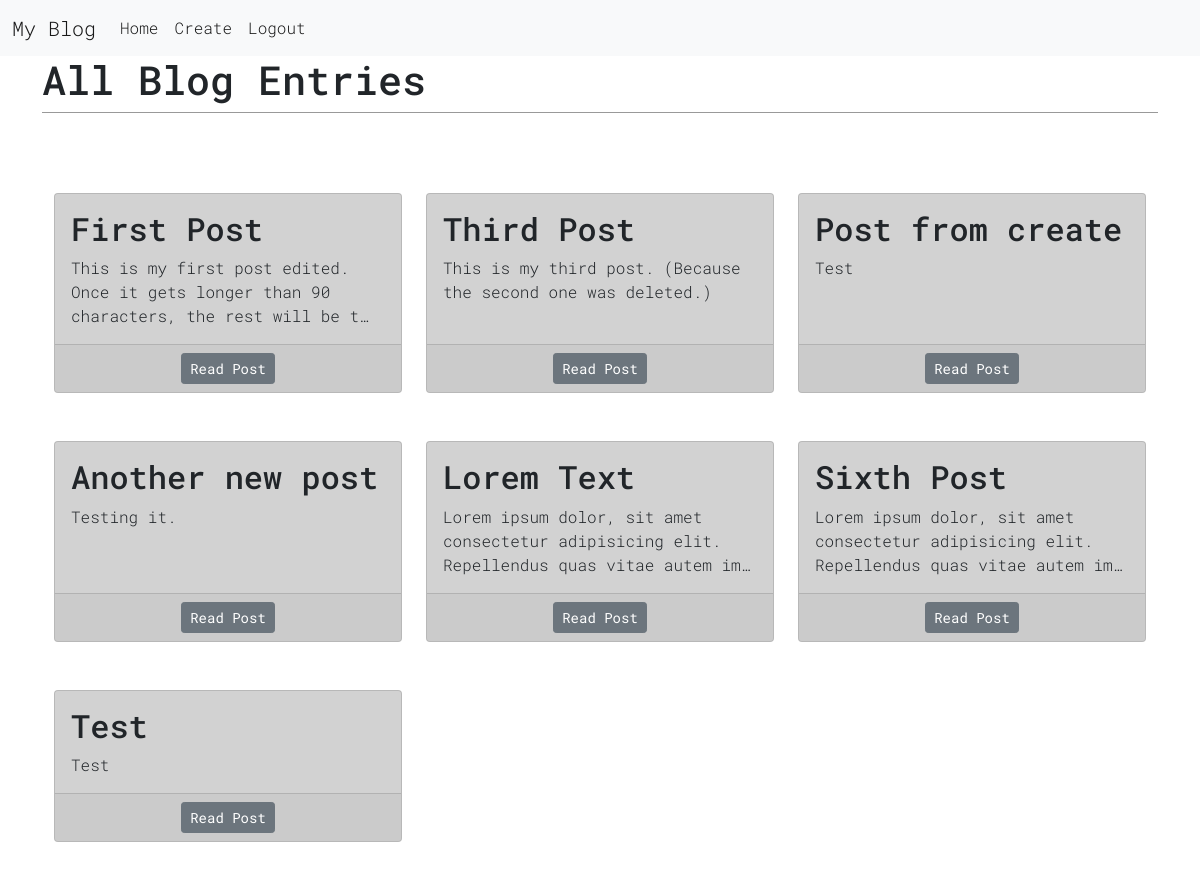
The app's page / (signed in) with its own data.
### blog/models.py (models this page shows, shortened)
class Post(models.Model):
    title = models.CharField(max_length=200)
    author = models.ForeignKey("auth.User", on_delete=models.CASCADE)
    body = models.TextField()

### blog/views.py (the view)
# urls.py: path("", BlogListView.as_view(), name="home"),
class BlogListView(ListView):
    model = Post
    template_name = "home.html"

### templates/home.html (shortened to what this page needs)
{% extends 'base.html' %}
{% load mathfilters %}
{% block content %}
    <div class="container">
        <header>
            <h1>All Blog Entries</h1>
        </header>
        <div class="container">
            <div class="row justify-content-start">
                {% for post in object_list %}
                    {% if forloop.counter|sub:1|divisibleby:3 %}
                    </div>
                    <div class="row justify-content-start">
                        <div class="col-4">
                            <div class="card">
                                <div class="card-body post-entry">
                                    <h2 class="card-title">{{ post.title }}</h2>
                                    <p class="card-text">{{ post.body|truncatechars:90 }}</p>
                                </div>
                                <div class="card-footer text-center">
                                    <a class="btn btn-secondary btn-sm" href="{% url 'post_detail' post.pk %}">Read Post</a>
                                </div>
                            </div>
                        </div>
                    {% else %}
                        <div class="col-4">
                            <div class="card">
                                <div class="card-body post-entry">
                                    <h2 class="card-title">{{ post.title }}</h2>
                                    <p class="card-text">{{ post.body|truncatechars:90 }}</p>
                                </div>
                                <div class="card-footer text-center">
                                    <a class="btn btn-secondary btn-sm" href="{% url 'post_detail' post.pk %}">Read Post</a>
                                </div>
                            </div>
                        </div>
                    {% endif %}
                {% endfor %}
            </div>
        </div>
    </div>
{% endblock content %}

### static/css/base.css (style rules this page uses)
body { font-family: 'Roboto Mono', monospace; font-weight: 300; }
header { border-bottom: 1px solid #999; margin-bottom: 2rem; display: flex; }
.row { margin-bottom: 3rem; }
.card { background-color: rgb(210, 210, 210); height: 100%; }

### records on screen
Post: title "First Post", body "This is my first post edited. Once it gets longer than 90 characters, the rest will be t…"
Post: title "Third Post", body "This is my third post. (Because the second one was deleted.)"
Post: title "Post from create", body "Test"
Post: title "Another new post", body "Testing it."
Post: title "Lorem Text", body "Lorem ipsum dolor, sit amet consectetur adipisicing elit. Repellendus quas vitae autem im…"
Post: title "Sixth Post", body "Lorem ipsum dolor, sit amet consectetur adipisicing elit. Repellendus quas vitae autem im…"
Post: title "Test", body "Test"
